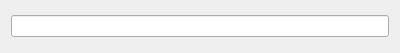
<?xml version="1.0" encoding="UTF-8"?>
<ui version="4.0">
 <class>Dialog</class>
 <widget class="QDialog" name="Dialog">
  <property name="geometry">
   <rect>
    <x>0</x>
    <y>0</y>
    <width>400</width>
    <height>53</height>
   </rect>
  </property>
  <property name="windowTitle">
   <string>Dialog</string>
  </property>
  <layout class="QGridLayout" name="gridLayout">
   <item row="0" column="0">
    <widget class="QLineEdit" name="lineValue"/>
   </item>
  </layout>
 </widget>
 <resources/>
 <connections/>
</ui>
